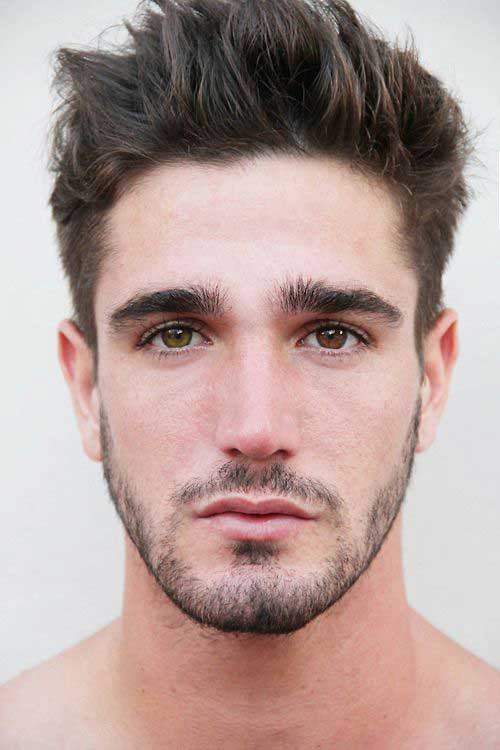
//> input picture Other_Functions/ExampleImages/person1.jpg, 500 x 750 px
$ ./OtherFunctions   (built with g++ and OpenCV 4)
//> lines starting //> are read from the running program, lines starting //| are printed output that depends on the picture; after the words box and inside, x2 and y2 are one past the last pixel; in counts of white or black regions, pixels touching at a corner belong together
#include <opencv2/core.hpp>
#include <opencv2/imgcodecs.hpp>
#include <opencv2/highgui.hpp>
#include <opencv2/imgproc.hpp>
#include "opencv2/photo.hpp"
#include <opencv2/objdetect/objdetect.hpp>
#include <iostream>
#include <cmath>
#include <algorithm>
#include <stdlib.h>
#include <time.h>
using namespace cv;
using namespace std;

string output_path = "data\\output\\";
string input_path = "data\\input\\";
string trained_classifier_location = "...Documents/libraries/opencv/sources/data/haarcascades/haarcascade_frontalface_alt.xml";
string eye_classifier_location = "...Documents/libraries/opencv/sources/data/haarcascades/haarcascade_eye_tree_eyeglasses.xml";
string mouth_classifier_location = "...Documents/libraries/opencv/sources/data/haarcascades/haarcascade_smile.xml";

CascadeClassifier face_cascade;
CascadeClassifier eyes_cascade;
CascadeClassifier smile_cascade;
int num_colors = 0;

/*
- dlib for face location detection
*/

void show_image(Mat img, string window_name = "New Window", int xplace = 0, int yplace = 0) {
    //create window with name, show window, place window
    namedWindow(window_name, WINDOW_AUTOSIZE);
    imshow(window_name, img);
    moveWindow(window_name, xplace, yplace);
}

void save_image(Mat img, string end_file_name) {
    string img_path = output_path + end_file_name;
    imwrite(img_path, img);
}

//get half sized matrix
Mat half_mat(Mat big) {
    int rows = big.rows;
    int cols = big.cols;

    if (rows % 2 == 1) { rows++; }
    if (cols % 2 == 1) { cols++; }

    Mat small(rows/2, cols/2, big.type());

    return small;
}

void halve_color_image(Mat big, Mat small) {
    for (int i = 0; i < big.rows; i += 2) {
        for (int j = 0; j < big.cols; j += 2) {
            small.at<Vec3b>(i / 2, j / 2) = big.at<Vec3b>(i, j);
        }
    }
}

//get face matrix
void face_grab(Mat& iwf, Mat& face) {
    face_cascade.load(trained_classifier_location);
    vector<Rect>faces;
    vector<Rect>boundary;
    face_cascade.detectMultiScale(iwf, faces, 1.1, 4, CASCADE_SCALE_IMAGE, Size(20, 20)); //detectMultiScale(source matrix, vector, searchScaleFactor, minNeighbours, flags, minfeatureSize)
    face = iwf(faces[0]);
}

//find and show face
// [44 lines left out: functions face_detect, eye_detect, not called in this run]

Mat get_bad_image(Mat& good) {
    Mat p1h = half_mat(good);
    Mat p1hh = half_mat(p1h);
    Mat p13h = half_mat(p1hh);
    Mat p14h = half_mat(p13h);
    Mat p15h = half_mat(p14h);
    Mat p16h = half_mat(p15h);

    halve_color_image(good, p1h);
    halve_color_image(p1h, p1hh);
    halve_color_image(p1hh, p13h);
    halve_color_image(p13h, p14h);

    Mat bad(good.size(), good.type());

    resize(p14h, bad, bad.size(), INTER_CUBIC);

    return bad;
}

Point face_center(Mat face, bool show = false) {
    Point center(face.cols / 2, face.rows / 2);
    if (show) {
        Mat nface = face.clone();
        circle(nface, center, 30, Scalar(255, 0, 0), 4);
        show_image(nface, "Center circled");
    }
    return center;
}

void heat_map(Mat face, Mat heat) {
    Mat im_gray;
    cvtColor(face, im_gray, COLOR_BGR2GRAY);
    applyColorMap(im_gray, heat, COLORMAP_JET);
}

// [16 lines left out: functions draw_circle_points, draw_circle_point, not called in this run]

//removing small blobs/noise that isnt desired feature
void remove_small_blobs(vector<vector<Point>> &c, int area = 2000) {
    for (auto it = c.begin(); it != c.end();) {
        if (contourArea(*it) < area) {
            it = c.erase(it);
        }
        else {
            it++;
        }
    }
}

void remove_similar_points(vector<Point2f>& mc) {
    for (auto it = mc.begin(); it != mc.end();it++) {
        (*it).x = floor((*it).x);
        (*it).y = floor((*it).y);
    }

    auto it = std::unique(mc.begin(), mc.end());
    mc.resize(std::distance(mc.begin(), it));
}


void blob_center_points(vector<Moments>& mu, vector<Point2f>& mc, vector<vector<Point>>& contours) {

    //first need moments
    for (int i = 0; i < contours.size(); i++)
    {
        mu[i] = moments(contours[i], false);
    }

    // center point of figures
    for (int i = 0; i < contours.size(); i++)
    {
        mc[i] = Point2f(mu[i].m10 / mu[i].m00, mu[i].m01 / mu[i].m00);
    }
    //we get similar contours from our canney process - creating similar centers
    remove_similar_points(mc);

    //sort based on x value
    sort(mc.begin(), mc.end(), [](const Point2f a, const Point2f b) {
        return a.x < b.x;
    });
}

void draw_contours(Mat img, vector<vector<Point>> contours, vector<Vec4i> hierarchy, string wname = "contours") {

    // draw contours
    Mat drawing(img.size(), CV_8UC3, Scalar(255, 255, 255));
    for (int i = 0; i < contours.size(); i++)
    {
        Scalar color = Scalar(167, 151, 0); // B G R values
        drawContours(drawing, contours, i, color, 2, 8, hierarchy, 0, Point());
    }

    show_image(drawing, wname);
    save_image(drawing, "contours.jpg");
}

void draw_contour(Mat img, vector<vector<Point>> contours, vector<Vec4i> hierarchy, string wname = "contours") {

    // draw contours
    Mat drawing(img.size(), CV_8UC3, Scalar(255, 255, 255));

    Scalar color = Scalar(167, 151, 0); // B G R values
    drawContours(drawing, contours, 0, color, 2, 8, hierarchy, 0, Point());
    show_image(drawing, wname);
    save_image(drawing, wname + ".jpg");
}

// [38 lines left out: functions draw_points, blob_centers_draw, not called in this run]

vector<Point2f> get_eye_centers(Mat& face, vector<int> eadj = {}, int thresh = 150) {

    //create heatmaps, split and use blue channel for features
    Mat fheat(face.size(), face.type());
    heat_map(face, fheat);
    save_image(fheat, "fheat.jpg");

    Mat bgr[3];

    split(fheat, bgr);
    Mat blue = bgr[0];

    //threshold for dark blue, find contours and centers
    threshold(blue, blue, thresh, 255, THRESH_BINARY);
    save_image(blue, "bluethresh.jpg");
    Mat canny_output;
    vector<vector<Point>> contours;
    vector<Vec4i> hierarchy;

    // detect edges using canny
    Canny(blue, canny_output, 50, 150, 3);
    save_image(canny_output, "cblue.jpg");
    // find contours, remove small blobs (keep eyes), get center points of blobs
    findContours(canny_output, contours, hierarchy, RETR_TREE, CHAIN_APPROX_SIMPLE, Point(0, 0));
    Mat frame_gray(blue.size(), blue.type(), Vec3b(0, 0, 0));
    draw_contours(frame_gray, contours, hierarchy);
    remove_small_blobs(contours, 2000);

    vector<Moments> mu(contours.size());
    vector<Point2f> mc(contours.size());
    blob_center_points(mu, mc, contours);
    cout << "Eye detection points left: " << mc.size()<< endl;
    if (eadj.size() == 4) {
        mc[0].x += eadj[0];
        mc[0].y += eadj[1];
        mc[1].x += eadj[2];
        mc[1].y += eadj[3];
    }
    //draw_circle_points(face, mc, 40);
    return mc;
}

void black_background(Mat& b, int thresh = 150) {
    Mat img = b.clone();
    Mat frame_gray;
    cvtColor(img, frame_gray, COLOR_BGR2GRAY);
    cvtColor(img, img, COLOR_BGR2GRAY);
    threshold(frame_gray, frame_gray, thresh, 255, THRESH_BINARY_INV);

    vector<vector<Point> > contours;
    vector<Vec4i> hierarchy;

    findContours(frame_gray, contours, hierarchy, RETR_EXTERNAL, CHAIN_APPROX_SIMPLE);
    remove_small_blobs(contours, 500);

    fillPoly(img, contours[0], Scalar(0, 0, 0));
    threshold(img, img, thresh, 255, THRESH_BINARY);
    for (int r = 0; r < b.rows; r++) {
        for (int c = 0; c < b.cols; c++) {
            if (img.at<uchar>(r, c) == 255) {
                b.at<Vec3b>(r, c) = Vec3b(0, 0, 0);
            }
        }
    }

}

vector<Point> outer_contours(Mat src, int thresh = 10) {
    Mat img = src.clone();
    Mat frame_gray;
    cvtColor(img, frame_gray, COLOR_BGR2GRAY);
    cvtColor(img, img, COLOR_BGR2GRAY);
    threshold(frame_gray, frame_gray, thresh, 255, THRESH_BINARY);

    vector<vector<Point> > contours;
    vector<Vec4i> hierarchy;

    findContours(frame_gray, contours, hierarchy, RETR_EXTERNAL, CHAIN_APPROX_SIMPLE);
    //remove_small_blobs(contours, 500);
    draw_contour(frame_gray, contours, hierarchy, "outerc");

    // [7 lines of commented-out code are left out]
    return contours[0];
}

Point detect_mouth(Mat face, vector<int> adj = {}, bool show = false) {
    Mat image = face.clone();
    Mat image_gray;
    smile_cascade.load(mouth_classifier_location);
    cvtColor(image, image_gray, COLOR_BGR2GRAY);
    equalizeHist(image_gray, image_gray);

    std::vector<Rect> smile;
    smile_cascade.detectMultiScale(image_gray, smile, 1.1, 2, 0 | CASCADE_SCALE_IMAGE, Size(80, 80));
    if (show) {
        for (int j = 0; j < smile.size(); j++) {
            Point smile_center(smile[j].x + smile[j].width / 2, smile[j].y + smile[j].height / 2);
            int radius = cvRound((smile[j].width + smile[j].height) * 0.25);
            circle(image, smile_center, radius, Scalar(0, 255, 0), 4, 8, 0);

        }
        imshow("Detected Face", image);
        save_image(image, "mouth.jpg");
    }

    Point smile_center(smile[0].x + smile[0].width / 2, smile[0].y + smile[0].height / 2);
    if (adj.size() == 2) {
        smile_center.x += adj[0];
        smile_center.y += adj[1];
    }
    return smile_center;
}

//contours of the bottom of the face
// [54 lines left out: functions bottom_50_contours, connect_points, next_point, face_lines, not called in this run]

vector<Vec3b> get_colors2(Mat img, Point center) {
    num_colors = 0;
    vector<Vec3b> dst;
    for (int r = center.x - 20; r < center.x + 20; r++) {
        for (int c = center.y - 20; c < center.y + 20; c++) {
            num_colors++;
            dst.push_back(img.at<Vec3b>(r, c));
        }
    }
    return dst;
}

//moving lines toward middle of face
// [270 lines left out: functions move_in, shade_colors, lighter_half, smooth_canvas, lefth, shift_part and 5 more, not called in this run]

int main()
{
    srand(time(NULL));
/****************************************** preprocess first image ***********************************************************/
    //loading images to program
    string p1_path = input_path + "person1.jpg";
    Mat p1 = imread(p1_path);
//> p1 is the input picture: 750 rows x 500 cols, CV_8UC3; mean B, G, R 153.8, 158.5, 180.9

    //show_image(p1, "person1.jpg");
    //getting just good face
    Mat orface;
    face_grab(p1, orface);
//> in face_grab, `face_cascade.detectMultiScale(iwf, faces, 1.1, 4, CASCADE_SCALE_IMAGE,..`: faces = 1 Rect (x, y, width, height): [52, 171, 409, 409]
    //show_image(orface, "orface");

    Mat orfacebb = orface.clone();
    black_background(orfacebb, 220);
//> in black_background, `threshold(frame_gray, frame_gray, thresh, 255, THRESH_BINARY_INV);`:
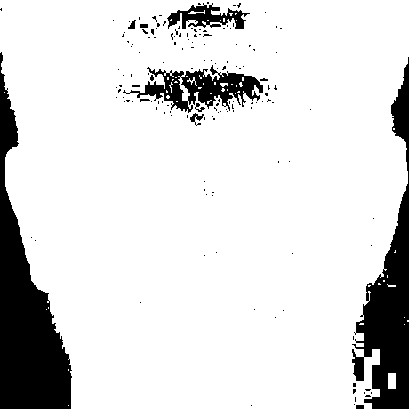
//> frame_gray: 409 rows x 409 cols, CV_8UC1; 86.3% white; 150 black regions (140 under 20 px)
//> in black_background, `findContours(frame_gray, contours, hierarchy, RETR_EXTERNAL, CHAIN_APP..`: contours = 18 contours, 16 with area under 20; largest, box (x1, y1, x2, y2) and area: (0, 0, 409, 409) 147894, (388, 373, 396, 389) 105
//> the loop in remove_small_blobs, `for (auto it = c.begin(); it != c.end();)` made 18 passes
//> after the loop in remove_small_blobs, `for (auto it = c.begin(); it != c.end();)`: c = 1 contour; box (x1, y1, x2, y2) and area: (0, 0, 409, 409) 147894
//> in black_background, `remove_small_blobs(contours, 500);`: contours has the same summary as c in remove_small_blobs
//> in black_background, `threshold(img, img, thresh, 255, THRESH_BINARY);`: img: 409 rows x 409 cols, CV_8UC1; 10.9% white; 4 white regions (1 under 20 px), largest, box (x1, y1, x2, y2) and area: (0, 52, 72, 409) 10739, (352, 57, 409, 409) 7532, (356, 405, 364, 409) 32
//> after the loop in black_background, `for (int r = 0; r < b.rows; r++)`:
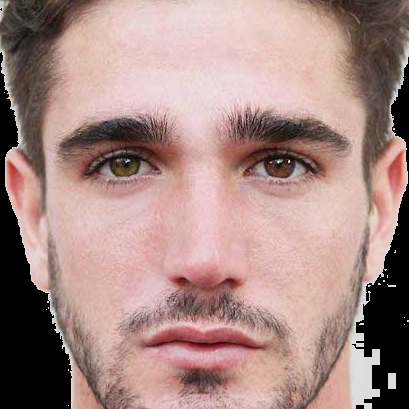
//> b: 409 rows x 409 cols, CV_8UC3; mean B, G, R 133.5, 138.6, 168.3

    show_image(orfacebb, "black background");
    save_image(orfacebb, "orbb.jpg");

    //creating low quality image
    Mat bp1 = get_bad_image(orfacebb);
//> in get_bad_image, `Mat p1h = half_mat(good);`: p1h: 205 rows x 205 cols, CV_8UC3; every value is 0
//> in get_bad_image, `Mat p1hh = half_mat(p1h);`: p1hh: 103 rows x 103 cols, CV_8UC3; every value is 0
//> in get_bad_image, `Mat p13h = half_mat(p1hh);`: p13h: 52 rows x 52 cols, CV_8UC3; every value is 0
//> in get_bad_image, `Mat p14h = half_mat(p13h);`: p14h: 26 rows x 26 cols, CV_8UC3; every value is 0
    show_image(bp1, "bp1");
    save_image(bp1, "bp.jpg");

/****************************************** get facial reference points *************************************************************************/

    //starting with eye locations, mouth location, and outer contours
    Point fcent = face_center(bp1);
//> fcent = Point(204, 204)

    vector<Vec3b> face_colors = get_colors2(bp1, Point(300, 260));
//> the loop in get_colors2, `for (int r = center.x - 20; r < center.x + 20; r++)` made 40 passes
//> num_colors on passes 1 to 12: 40, 80, 120, 160, 200, 240, 280, 320, 360, 400, 440, 480
//> after the loop in get_colors2, `for (int r = center.x - 20; r < center.x + 20; r++)`: num_colors = 1600; dst = 1600 items, first 12: [156, 161, 216], [158, 163, 218], [160, 165, 220], [162, 167, 222], [163, 169, 223], [164, 170, 223], [165, 171, 223], [166, 172, 223], [167, 172, 223], [168, 173, 224], [169, 174, 224], [170, 175, 224]
//> face_colors has the same summary as dst in get_colors2
    //define 4 adjustments for the eyes: first horizontal, first vertical, second horizontal, second vertical. in pixels (+/-)
    vector<int> eye_adjustments;
    eye_adjustments.push_back(10);
    eye_adjustments.push_back(16);
    eye_adjustments.push_back(10);
    eye_adjustments.push_back(14);
    vector<Point2f> ecents = get_eye_centers(bp1, eye_adjustments, 180);
//> in get_eye_centers, `split(fheat, bgr);`:
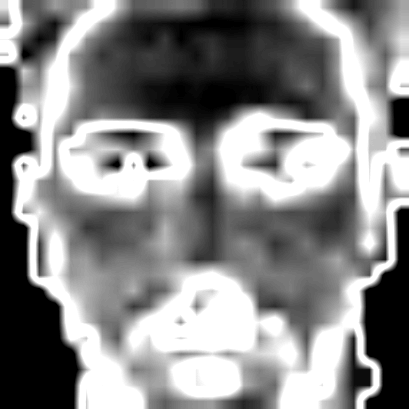
//> bgr[1]: 409 rows x 409 cols, CV_8UC1; min 0, max 255, mean 136.3
//> in get_eye_centers, `threshold(blue, blue, thresh, 255, THRESH_BINARY);`: blue: 409 rows x 409 cols, CV_8UC1; 19.5% white; 13 white regions (1 under 20 px), largest, box (x1, y1, x2, y2) and area: (0, 0, 101, 409) 10895, (314, 0, 409, 194) 8250, (65, 126, 179, 185) 4453
//> in get_eye_centers, `Canny(blue, canny_output, 50, 150, 3);`:
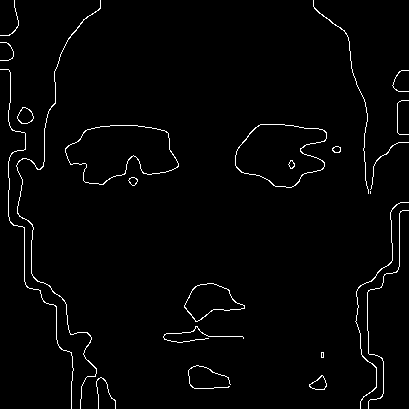
//> canny_output: 409 rows x 409 cols, CV_8UC1; 2% white in thin lines or dots
//> in get_eye_centers, `findContours(canny_output, contours, hierarchy, RETR_TREE, CHAIN_APPRO..`: contours = 32 contours, 14 with area under 20; largest, box (x1, y1, x2, y2) and area: (65, 125, 179, 185) 4476, (65, 125, 179, 185) 4450, (235, 124, 327, 188) 4016, (235, 124, 327, 188) 3974, (184, 283, 245, 322) 1266
//> the loop in draw_contours, `for (int i = 0; i < contours.size(); i++)` made 32 passes
//> after the loop in draw_contours, `for (int i = 0; i < contours.size(); i++)`:
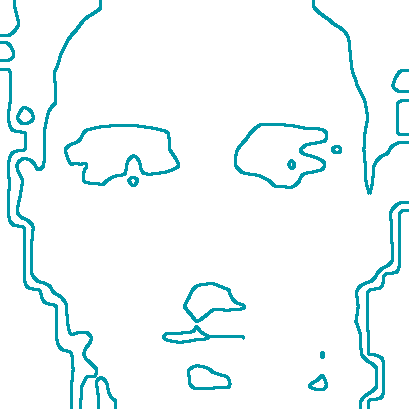
//> drawing: 409 rows x 409 cols, CV_8UC3; mean B, G, R 249.3, 248.3, 238.6
//> the loop in remove_small_blobs (call 2), `for (auto it = c.begin(); it != c.end();)` made 32 passes
//> after the loop in remove_small_blobs (call 2), `for (auto it = c.begin(); it != c.end();)`: c = 4 contours; box (x1, y1, x2, y2) and area: (65, 125, 179, 185) 4476, (65, 125, 179, 185) 4450, (235, 124, 327, 188) 4016, (235, 124, 327, 188) 3974
//> in get_eye_centers, `remove_small_blobs(contours, 2000);`: contours has the same summary as c in remove_small_blobs
//> in get_eye_centers, `vector<Moments> mu(contours.size());`: mu = 4 items
//> the loop in blob_center_points, `for (int i = 0; i < contours.size(); i++)` made 4 passes
//> the loop in remove_similar_points, `for (auto it = mc.begin(); it != mc.end();it++)` made 4 passes
//> in remove_similar_points, `auto it = std::unique(mc.begin(), mc.end());`: mc = 4 Points (x, y): [120, 151], [279, 153], [279, 153], [279, 153]
//> in remove_similar_points, `mc.resize(std::distance(mc.begin(), it));`: mc = 2 Points (x, y): [120, 151], [279, 153]
//| Eye detection points left: 2
//> in get_eye_centers, `mc[0].x += eadj[0];`: mc = 2 Points (x, y): [130, 151], [279, 153]
//> in get_eye_centers, `mc[0].y += eadj[1];`: mc = 2 Points (x, y): [130, 167], [279, 153]
//> in get_eye_centers, `mc[1].x += eadj[2];`: mc = 2 Points (x, y): [130, 167], [289, 153]
//> in get_eye_centers, `mc[1].y += eadj[3];`: mc = 2 Points (x, y): [130, 167], [289, 167]
//> ecents = 2 Points (x, y): [130, 167], [289, 167]

    vector<Point> outc = outer_contours(bp1);
//> in outer_contours, `threshold(frame_gray, frame_gray, thresh, 255, THRESH_BINARY);`: frame_gray: 409 rows x 409 cols, CV_8UC1; 90.3% white; 3 black regions
//> in outer_contours, `findContours(frame_gray, contours, hierarchy, RETR_EXTERNAL, CHAIN_APP..`: contours = 1 contour; box (x1, y1, x2, y2) and area: (0, 0, 409, 409) 150265
//> outc = 132 Points (x, y), first 12: [0, 0], [0, 69], [8, 69], [10, 71], [10, 104], [9, 105], [9, 124], [10, 125], [10, 128], [12, 130], [13, 130], [14, 131]

    vector<int> mouth_adjustments;
    mouth_adjustments.push_back(-6);
    mouth_adjustments.push_back(-5);
    Point2f mcent = detect_mouth(bp1, mouth_adjustments, true);
//> in detect_mouth, `equalizeHist(image_gray, image_gray);`:
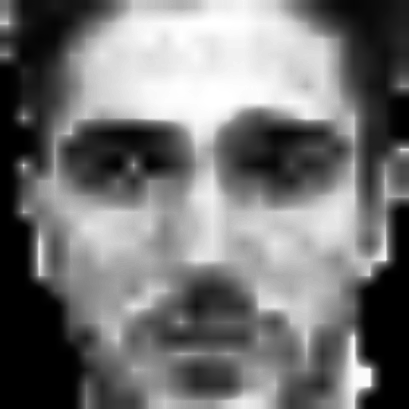
//> image_gray: 409 rows x 409 cols, CV_8UC1; min 0, max 255, mean 116.8
//> in detect_mouth, `smile_cascade.detectMultiScale(image_gray, smile, 1.1, 2, 0 | CASCADE_..`: smile = 1 Rect (x, y, width, height): [115, 297, 189, 95]
//> the loop in detect_mouth, `for (int j = 0; j < smile.size(); j++)` made 1 pass
//> (smile_center, radius) on pass 1: (Point(209, 344), 71)
//> after the loop in detect_mouth, `for (int j = 0; j < smile.size(); j++)`:
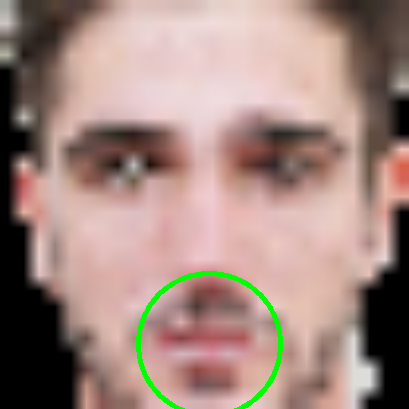
//> image: 409 rows x 409 cols, CV_8UC3; mean B, G, R 128, 136, 162.1
//> in detect_mouth, `smile_center.x += adj[0];`: smile_center = Point(203, 344)
//> in detect_mouth, `smile_center.y += adj[1];`: smile_center = Point(203, 339)
//> mcent = Point(203, 339)
    //draw_circle_point(bp1, mcent);


/****************************************** work on eyes **********************************************************************************
    Mat bweyes = bpat.clone();
    get_good_eye(orfacebb, bweyes, ecents);
    show_image(bweyes, "bweyes");

/****************************************** work on mouth **********************************************************************************
    Mat bwmouth = bweyes.clone();
    get_good_mouth(orfacebb, bwmouth, mcent);
    show_image(bwmouth, "bwmouth");
    save_image(bwmouth, "bwmouth.jpg");

    print_mse(orfacebb, bwmouth);
    cout << "PSTN: " << getPSNR(orfacebb, bwmouth) << endl;
    cout << "SSIM: " << getMSSIM(orfacebb, bwmouth) << endl;

/****************************************** cut nose **********************************************************************************/
/****************************************** clean up and shut down program on key press ***********************************************************/
    waitKey(0);
    destroyAllWindows();

    return 0;
}
